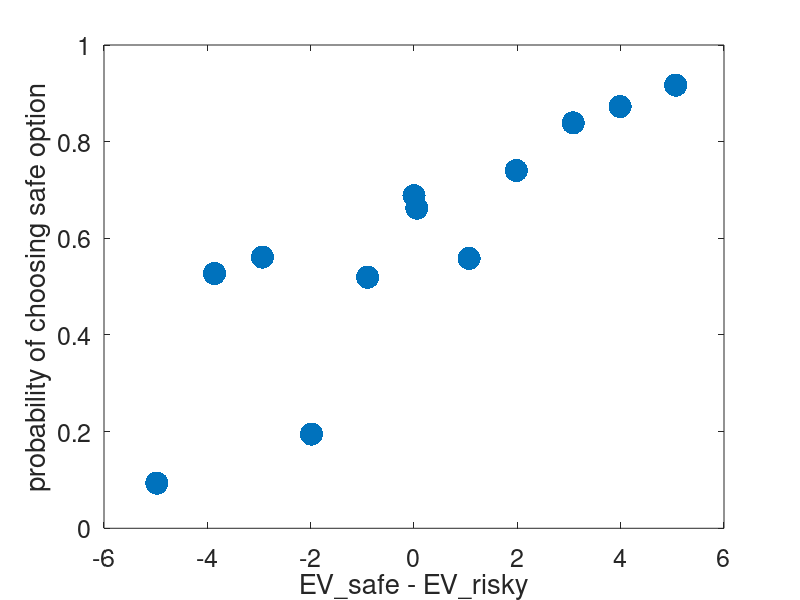

Reproduce this figure in MATLAB. (Note: this script raises an error after producing the figure.)
clear
load riskyChoiceData_2024.mat
 
% compute expected values
EV_safe = 10;
EV_risky = P.*V;
 
% compute human choice curves
f_risk = mean(rsk);
f_safe = 1 - f_risk;
 
% plot human choice curve
clf;
plot(EV_safe - EV_risky, f_safe, '.', 'markersize', 50)
xlabel('EV_safe - EV_risky', 'Interpreter','none')
ylabel('probability of choosing safe option')
set(gca, 'fontsize', 18)
 
% add the softmax curve
hold on;
sigma = 3;
Delta = [-6:0.1:6];
p_safe_softmax = softmax(sigma, Delta);
plot(Delta, p_safe_softmax, 'LineWidth', 3)

% first define some sigma values
sigma_vals = [0:0.1:10];
 
% then loop through all of them to compute the error
for i = 1:length(sigma_vals)
    ERROR(i) = computeSumSquaredError(EV_safe, EV_risky, f_safe, sigma_vals(i));
end

LB = [0 -inf]; % lower bound 0 for sigma, -inf for theta
UB = [inf inf]; % upper bound inf for sigma, inf for theta
X0 = [1 0]; % initial condition 1 for sigma, 0 for theta

fHandle = @(x) twoParameterSoftmax(EV_safe, EV_risky, f_safe, x(1), x(2))

[sigmaBest, Ebest] = fmincon(fHandle, X0, [], [], [], [], LB, UB)
% now plot the error as a function of sigma_vals
clf
plot(sigma_vals, ERROR, 'linewidth', 3)
xlabel('noise parameter, \sigma') % note the \ turns it into the Greek letter sigma
ylabel('error')
set(gca, 'fontsize', 18)
hold on;
plot(sigmaBest, Ebest, '*', 'markersize', 30, 'linewidth', 3)